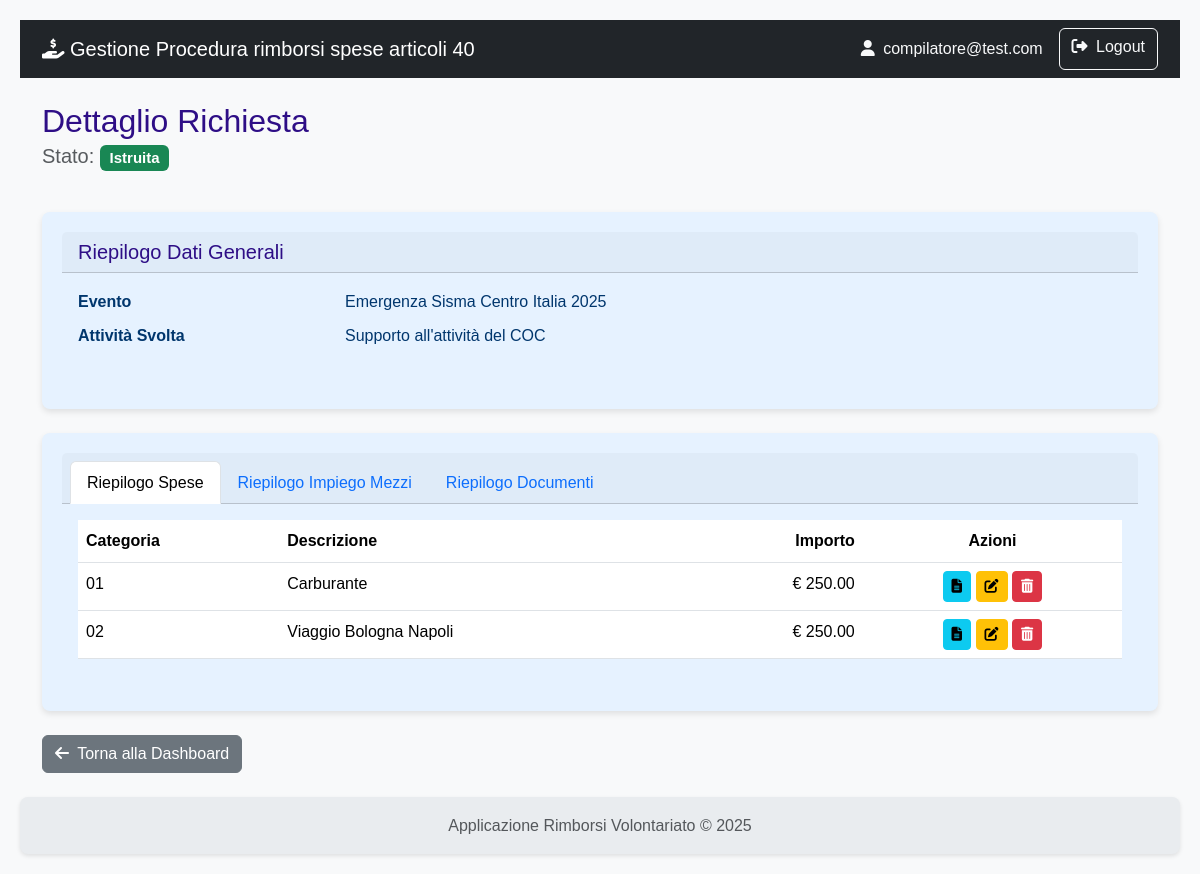
The app's page /richiesta/dettaglio/1 (signed in) with its own data.
### rimborsi/models.py (models this page shows)
class User(db.Model, UserMixin):
    id = db.Column(db.Integer, primary_key=True)
    username = db.Column(db.String(80), nullable=False)
    email = db.Column(db.String(120), nullable=False)
    password_hash = db.Column(db.String(120), nullable=False)
    role = db.Column(db.String(20), nullable=False)
    organizzazioni = db.relationship('Organizzazione', secondary=associazione_utente_organizzazione, back_populates='utenti_compilatori')
    __table_args__ = (
        db.UniqueConstraint('username', name='uq_user_username'),
        db.UniqueConstraint('email', name='uq_user_email'),
    )

class Evento(db.Model):
    id = db.Column(db.Integer, primary_key=True)
    protocollo_attivazione = db.Column(db.String(50), unique=True)
    nome = db.Column(db.String(100), nullable=False)
    descrizione = db.Column(db.Text)
    tipologia = db.Column(db.String(1), nullable=False)
    data_inizio = db.Column(db.Date)
    data_fine = db.Column(db.Date)
    richieste = db.relationship('Richiesta', backref='evento', lazy=True)
    __table_args__ = (db.UniqueConstraint('protocollo_attivazione', name='uq_evento_protocollo_attivazione'),)

class Richiesta(db.Model):
    id = db.Column(db.Integer, primary_key=True)
    stato = db.Column(db.String(1), default='A', nullable=False)
    esito = db.Column(db.String(1))
    attivita_svolta = db.Column(db.Text)
    data_inizio_attivita = db.Column(db.Date)
    data_fine_attivita = db.Column(db.Date)
    numero_volontari_coinvolti = db.Column(db.Integer)
    data_creazione = db.Column(db.DateTime, default=datetime.utcnow)
    data_invio = db.Column(db.DateTime)
    protocollo_invio = db.Column(db.String(50), nullable=True)
    note_istruttoria = db.Column(db.Text, nullable=True)
    data_fine_istruttoria = db.Column(db.DateTime)
    protocollo_istruttoria = db.Column(db.String(50), nullable=True)
    evento_id = db.Column(db.Integer, db.ForeignKey('evento.id'), nullable=False)
    organizzazione_id = db.Column(db.Integer, db.ForeignKey('organizzazione.id'), nullable=False)
    impieghi = db.relationship('ImpiegoMezzoAttrezzatura', backref='richiesta', lazy=True, cascade="all, delete-orphan")
    spese = db.relationship('Spesa', backref='richiesta', lazy=True, cascade="all, delete-orphan")
    __table_args__ = (
        db.UniqueConstraint('protocollo_invio', name='uq_richiesta_protocollo_invio'),
        db.UniqueConstraint('protocollo_istruttoria', name='uq_richiesta_protocollo_istruttoria'),
    )

class Spesa(db.Model):
    id = db.Column(db.Integer, primary_key=True)
    data_spesa = db.Column(db.Date, nullable=False)
    categoria = db.Column(db.String(1), nullable=False)
    descrizione_spesa = db.Column(db.String(250))
    importo_richiesto = db.Column(db.Float, nullable=False)
    importo_approvato = db.Column(db.Float)
    note_istruttoria = db.Column(db.Text)
    richiesta_id = db.Column(db.Integer, db.ForeignKey('richiesta.id'), nullable=False)
    documenti = db.relationship('DocumentoSpesa', backref='spesa', lazy=True, cascade="all, delete-orphan")
    impiego_id = db.Column(db.Integer, db.ForeignKey('impiego_mezzo_attrezzatura.id'), nullable=True)

### rimborsi/richiesta/routes.py (the view)
@richiesta_bp.route('/dettaglio/<int:richiesta_id>')
@login_required
def dettaglio_richiesta(richiesta_id):
    richiesta = Richiesta.query.get_or_404(richiesta_id)
    return render_template('richiesta/dettaglio_richiesta.html', richiesta=richiesta)

### rimborsi/models.py (called while the page is built)
    def get_tipo_documento_display(self):
        tipo = {
            'A': 'Scontrino',
            'B': 'Fattura',
            'C': 'Autorizzazione',
            'D': 'Attestazione Danno'
        }
        return tipo.get(self.tipo_documento, self.tipo_documento)

    @property
    def km_totali(self):
        if self.km_partenza is not None and self.km_arrivo is not None:
            return self.km_arrivo - self.km_partenza
        return 0

### rimborsi/templates/richiesta/dettaglio_richiesta.html (shortened to what this page needs)
{% extends 'base.html' %}
{% block content %}
    <div class="d-flex justify-content-between align-items-center mb-4">
        <div>
            <h2 class="mb-0">Dettaglio Richiesta</h2>
            <p class="lead text-muted">
                Stato:
                {% if richiesta.stato == 'A' %}
                    <span class="badge bg-warning text-dark">In Bozza</span>
                {% elif richiesta.stato == 'B' %}
                    <span class="badge bg-info">In Istruttoria</span>
                {% elif richiesta.stato == 'C' %}
                    <span class="badge bg-success">Istruita</span>
                {% endif %}
            </p>
        </div>
    </div>
    <div class="card shadow-sm mb-4">
        <div class="card-header"><h5 class="mb-0">Riepilogo Dati Generali</h5></div>
        <div class="card-body">
            <dl class="row">
                <dt class="col-sm-3">Evento</dt>
                <dd class="col-sm-9">{{ richiesta.evento.nome }}</dd>
                <dt class="col-sm-3">Attività Svolta</dt>
                <dd class="col-sm-9">{{ richiesta.attivita_svolta }}</dd>
            </dl>
        </div>
    </div>
    <div class="card shadow-sm">
        <div class="card-header">
            <ul class="nav nav-tabs card-header-tabs">
                <li class="nav-item">
                    <a class="nav-link active" data-bs-toggle="tab" href="#tab-spese">Riepilogo Spese</a>
                </li>
                <li class="nav-item">
                    <a class="nav-link" data-bs-toggle="tab" href="#tab-impieghi">Riepilogo Impiego Mezzi</a>
                </li>
                <li class="nav-item">
                    <a class="nav-link" data-bs-toggle="tab" href="#tab-documenti">Riepilogo Documenti</a>
                </li>
            </ul>
        </div>
        <div class="card-body">
            <div class="tab-content">
                <div class="tab-pane fade show active" id="tab-spese">
                    <table class="table table-hover">
                        <thead>
                            <tr>
                                <th>Categoria</th>
                                <th>Descrizione</th>
                                <th class="text-end">Importo</th>
                                <th class="text-center">Azioni</th>
                            </tr>
                        </thead>
                        <tbody>
                            {% for spesa in richiesta.spese %}
                            <tr>
                                <td>{{ spesa.categoria }}</td>
                                <td>{{ spesa.descrizione_spesa }}</td>
                                <td class="text-end">&euro; {{ "%.2f"|format(spesa.importo_richiesto) }}</td>
                                <td class="text-center">
                                     <a href="{{ url_for('richiesta.lista_documenti', spesa_id=spesa.id) }}" class="btn btn-info btn-sm" title="Gestisci documenti">
                                         <i class="fas fa-file-alt"></i>
                                      </a>
                                       <a href="{{ url_for('richiesta.modifica_spesa', richiesta_id=richiesta.id, spesa_id=spesa.id) }}" class="btn btn-warning btn-sm" title="Modifica spesa">
                                            <i class="fas fa-edit"></i>
                                       </a>
                                        <form action="{{ url_for('richiesta.cancella_spesa', richiesta_id=richiesta.id, spesa_id=spesa.id) }}" method="POST" style="display:inline;">
                                            <button type="submit" class="btn btn-danger btn-sm" title="Cancella spesa" onclick="return confirm('Sei sicuro di voler cancellare questa spesa?');">
                                                <i class="fas fa-trash-alt"></i>
                                            </button>
                                        </form>
                                </td>
                            </tr>
                            {% else %}
                            <tr><td colspan="4" class="text-center text-muted">Nessuna spesa inserita.</td></tr>
                            {% endfor %}
                        </tbody>
                    </table>
                </div>
            </div>
        </div>
    </div>
    <div class="mt-4">
        <a href="{{ url_for('main.dashboard') }}" class="btn btn-secondary">
            <i class="fas fa-arrow-left me-1"></i> Torna alla Dashboard
        </a>
    </div>
{% endblock %}

### rimborsi/templates/base.html (shortened to what this page needs)
<!doctype html>
<html lang="it" class="h-100">
<head>
    <link href="https://cdn.jsdelivr.net/npm/bootstrap@5.3.3/dist/css/bootstrap.min.css" rel="stylesheet" xintegrity="sha384-QWTKZyjpPEjISv5WaRU9OFeRpok6YctnYmDr5pNlyT2bRjXh0JMhjY6hW+ALEwIH">
    <link rel="stylesheet" href="https://cdnjs.cloudflare.com/ajax/libs/font-awesome/6.5.2/css/all.min.css" xintegrity="sha512-SnH5WK+bZxgPHs44uWIX+LLJAJ9/2PkPKZ5QiAj6Ta86w+fsb2TkcmfRyVX3pBnMFcV7oQPJkl9QevSCWr3W6A==" />
    <link rel="stylesheet" href="{{ url_for('static', filename='css/styles.css') }}">
</head>
<body>
    <nav class="navbar navbar-expand-lg navbar-dark bg-dark">
        <div class="container">
            <a class="navbar-brand" href="{{ url_for('auth.index') }}">
                <i class="fas fa-hand-holding-dollar"></i>
                Gestione Procedura rimborsi spese articoli 40
            </a>
            <div class="collapse navbar-collapse" id="navbarNav">
                <div class="d-flex ms-auto">
                    {% if current_user.is_authenticated %}
                        <span class="navbar-text me-3 text-light">
                            <i class="fas fa-user me-1"></i> {{ current_user.email }}
                        </span>
                        <a href="{{ url_for('auth.logout') }}" class="btn btn-outline-light">
                            <i class="fas fa-sign-out-alt me-1"></i> Logout
                        </a>
                    {% else %}
                        <a href="{{ url_for('auth.registrati') }}" class="btn btn-outline-light me-2">Registrati</a>
                        <a href="{{ url_for('auth.login') }}" class="btn btn-outline-light">Login</a>
                    {% endif %}
                </div>
            </div>
        </div>
    </nav>
    <main class="container my-4">
        {% block content %}{% endblock %}
    </main>
    <footer class="footer mt-auto py-3">
        <div class="container text-center">
            <span class="text-muted">Applicazione Rimborsi Volontariato &copy; 2025</span>
        </div>
    </footer>
</body>
</html>

### rimborsi/static/css/styles.css (style rules this page uses)
:root { --color-primary: #2e0e86; --color-primary-hover: #142fca; --color-text-light: #ffffff; --color-card-bg: #e6f2ff; --color-card-text: #00366d; --color-bg: #f4f4f4; --color-text-dark: #333; --color-link: #0055a4; --border-radius: 8px; --box-shadow: 0 2px 4px rgba(0, 0, 0, 0.1); --box-shadow-card: 0 3px 6px rgba(0, 0, 0, 0.1); --transition-standard: all 0.3s ease; }
body { font-family: Arial, sans-serif; background-color: var(--color-bg); color: var(--color-text-dark); margin: 0; padding: 20px; line-height: 1.6; }
h1, h2, h3, h4, h5, h6 { color: var(--color-primary); margin-top: 0; }
a { color: var(--color-link); text-decoration: none; }
.card { flex: 1; background-color: var(--color-card-bg); color: var(--color-card-text); border-radius: var(--border-radius); padding: 20px; box-shadow: var(--box-shadow-card); transition: transform 0.2s ease-in-out; border: none; }
.card-body i { transition: var(--transition-standard); }
.shadow-sm { box-shadow: var(--box-shadow-card) !important; }
.text-center { text-align: center; }
.footer { display: flex; justify-content: left; gap: 20px; background-color: var(--color-primary); padding: 15px 20px; border-radius: var(--border-radius); margin-top: 20px; box-shadow: var(--box-shadow); }

### rimborsi/templates/base.html (style rules this page uses)
body { display: flex; flex-direction: column; min-height: 100vh; background-color: #f8f9fa; }
main { flex: 1; }
.footer { background-color: #e9ecef; }

### records on screen
User: email "compilatore@test.com"
Evento: evento.nome "Emergenza Sisma Centro Italia 2025"
Richiesta: attivita_svolta "Supporto all'attività del COC"
Spesa: categoria "01", descrizione_spesa "Carburante", importo_richiesto "250.00"
Spesa: categoria "02", descrizione_spesa "Viaggio Bologna Napoli", importo_richiesto "250.00"
